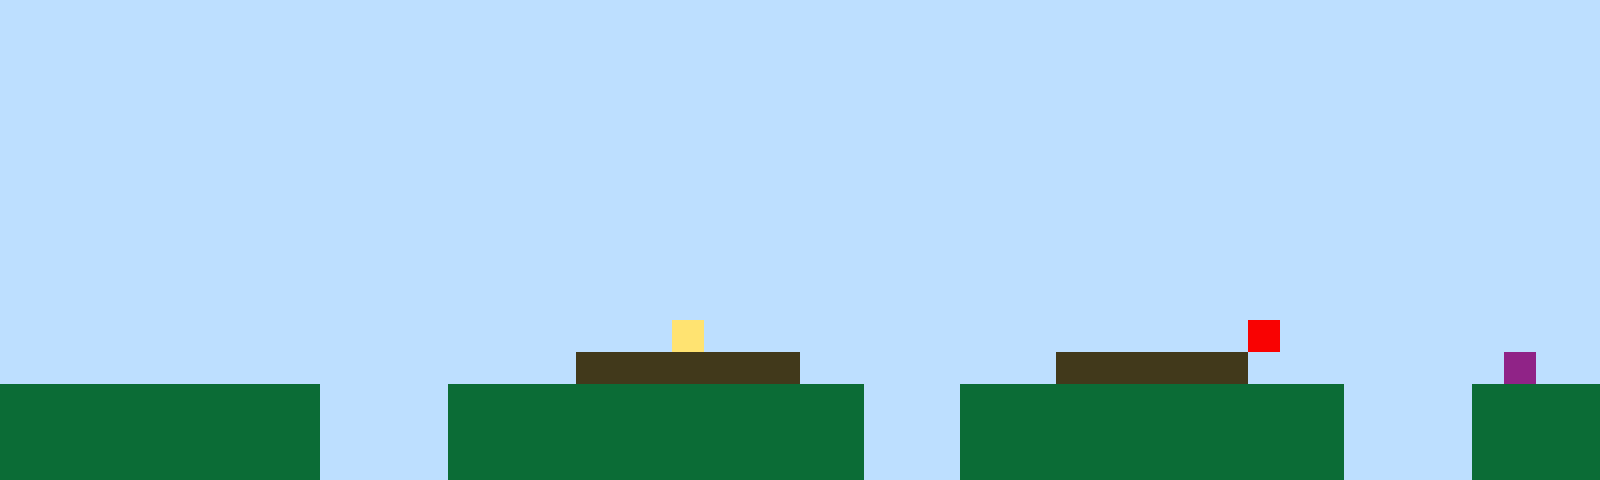

Rendered tile map (Tiled .tmx) drawn with the repository's tilesets; below, a short description and the full map source, tile grids included:
An orthogonal 50x15 tile map with 32x32 px tiles, 1 tile layer (Tile Layer 1).

<map version="1.10" tiledversion="1.11.2" orientation="orthogonal" renderorder="right-up" width="50" height="15" tilewidth="32" tileheight="32" infinite="0" nextlayerid="2" nextobjectid="1"><editorsettings><export target="map1.csv" format="csv" /></editorsettings><tileset firstgid="1" name="sprites" tilewidth="32" tileheight="32" tilecount="6" columns="3"><image source="sprites.png" width="96" height="64" /></tileset><layer id="1" name="Tile Layer 1" width="50" height="15"><data encoding="csv">1,1,1,1,1,1,1,1,1,1,1,1,1,1,1,1,1,1,1,1,1,1,1,1,1,1,1,1,1,1,1,1,1,1,1,1,1,1,1,1,1,1,1,1,1,1,1,1,1,1,1,1,1,1,1,1,1,1,1,1,1,1,1,1,1,1,1,1,1,1,1,1,1,1,1,1,1,1,1,1,1,1,1,1,1,1,1,1,1,1,1,1,1,1,1,1,1,1,1,1,1,1,1,1,1,1,1,1,1,1,1,1,1,1,1,1,1,1,1,1,1,1,1,1,1,1,1,1,1,1,1,1,1,1,1,1,1,1,1,1,1,1,1,1,1,1,1,1,1,1,1,1,1,1,1,1,1,1,1,1,1,1,1,1,1,1,1,1,1,1,1,1,1,1,1,1,1,1,1,1,1,1,1,1,1,1,1,1,1,1,1,1,1,1,1,1,1,1,1,1,1,1,1,1,1,1,1,1,1,1,1,1,1,1,1,1,1,1,1,1,1,1,1,1,1,1,1,1,1,1,1,1,1,1,1,1,1,1,1,1,1,1,1,1,1,1,1,1,1,1,1,1,1,1,1,1,1,1,1,1,1,1,1,1,1,1,1,1,1,1,1,1,1,1,1,1,1,1,1,1,1,1,1,1,1,1,1,1,1,1,1,1,1,1,1,1,1,1,1,1,1,1,1,1,1,1,1,1,1,1,1,1,1,1,1,1,1,1,1,1,1,1,1,1,1,1,1,1,1,1,1,1,1,1,1,1,1,1,1,1,1,1,1,1,1,1,1,1,1,1,1,1,1,1,1,1,1,1,1,1,1,1,1,1,1,1,1,1,1,1,1,1,1,1,1,1,1,1,1,1,1,1,1,1,1,1,1,1,1,1,1,1,1,1,1,1,1,1,1,1,1,1,1,1,1,1,1,1,1,1,1,1,1,1,1,1,1,1,1,1,1,1,1,1,1,1,1,1,1,1,1,1,1,1,1,1,1,1,1,1,1,1,1,1,1,1,1,1,1,1,1,1,1,1,1,1,1,1,1,1,1,1,1,1,1,1,1,1,1,1,1,1,1,1,1,1,1,1,1,1,1,1,1,1,1,1,1,1,1,1,1,1,1,1,1,1,1,1,1,1,1,1,1,1,1,1,1,1,1,1,1,1,1,1,1,1,1,1,1,1,1,4,1,1,1,1,1,1,1,1,1,1,1,1,1,1,1,1,1,5,1,1,1,1,1,1,1,1,1,1,1,1,1,1,1,1,1,1,1,1,1,1,1,1,1,1,1,1,3,3,3,3,3,3,3,1,1,1,1,1,1,1,1,3,3,3,3,3,3,1,1,1,1,1,1,1,1,6,1,1,2,2,2,2,2,2,2,2,2,2,1,1,1,1,2,2,2,2,2,2,2,2,2,2,2,2,2,1,1,1,2,2,2,2,2,2,2,2,2,2,2,2,1,1,1,1,2,2,2,2,2,2,2,2,2,2,2,2,2,2,1,1,1,1,2,2,2,2,2,2,2,2,2,2,2,2,2,1,1,1,2,2,2,2,2,2,2,2,2,2,2,2,1,1,1,1,2,2,2,2,2,2,2,2,2,2,2,2,2,2,1,1,1,1,2,2,2,2,2,2,2,2,2,2,2,2,2,1,1,1,2,2,2,2,2,2,2,2,2,2,2,2,1,1,1,1,2,2,2,2</data></layer></map>
